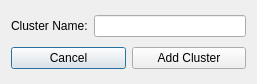
<ui version="4.0" >
 <class>AddClusterDialog</class>
 <widget class="QDialog" name="AddClusterDialog" >
  <property name="geometry" >
   <rect>
    <x>0</x>
    <y>0</y>
    <width>257</width>
    <height>84</height>
   </rect>
  </property>
  <property name="windowTitle" >
   <string>Add Cluster</string>
  </property>
  <layout class="QVBoxLayout" name="verticalLayout" >
   <item>
    <layout class="QGridLayout" name="gridLayout" >
     <item row="0" column="0" >
      <widget class="QLabel" name="lblCluster" >
       <property name="text" >
        <string>Cluster Name:</string>
       </property>
      </widget>
     </item>
     <item row="0" column="1" >
      <widget class="QLineEdit" name="txtClusterName" />
     </item>
    </layout>
   </item>
   <item>
    <layout class="QHBoxLayout" name="horizontalLayout" >
     <item>
      <widget class="QPushButton" name="btnCancel" >
       <property name="text" >
        <string>Cancel</string>
       </property>
      </widget>
     </item>
     <item>
      <widget class="QPushButton" name="btnSave" >
       <property name="text" >
        <string>Add Cluster</string>
       </property>
      </widget>
     </item>
    </layout>
   </item>
  </layout>
 </widget>
 <resources/>
 <connections>
  <connection>
   <sender>btnCancel</sender>
   <signal>clicked()</signal>
   <receiver>AddClusterDialog</receiver>
   <slot>close()</slot>
   <hints>
    <hint type="sourcelabel" >
     <x>67</x>
     <y>59</y>
    </hint>
    <hint type="destinationlabel" >
     <x>128</x>
     <y>41</y>
    </hint>
   </hints>
  </connection>
 </connections>
</ui>
